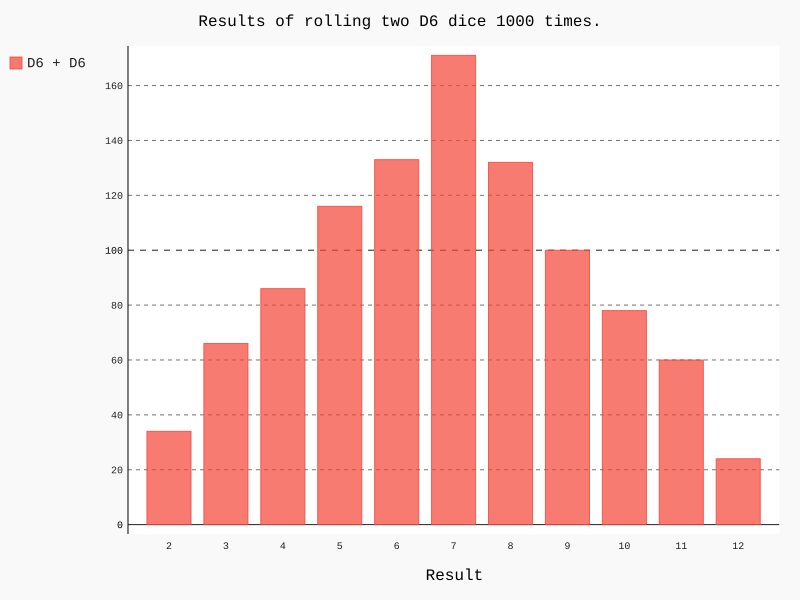

This figure's Python source:
# 同时掷两个骰子
import pygal

from die import Die

die_1 = Die()
die_2 = Die()

# 掷骰子多次，并将结果存储到一个列表中
results = []
for roll_num in range(1000):
    result = die_1.roll() + die_2.roll()
    results.append(result)

# 分析结果
frequencies = []
max_result = die_1.num_sides + die_2.num_sides
for value in range(2,max_result + 1):
    frequency = results.count(value)
    frequencies.append(frequency)

# 可视化结果
hist = pygal.Bar()

hist.title = "Results of rolling two D6 dice 1000 times."
hist.x_labels = ['2','3','4','5','6','7','8','9','10','11','12']
hist.x_title = "Result"
hist._y_title = "Frequency of Result"

hist.add('D6 + D6', frequencies)
hist.render_to_file('dice_visual.svg')
